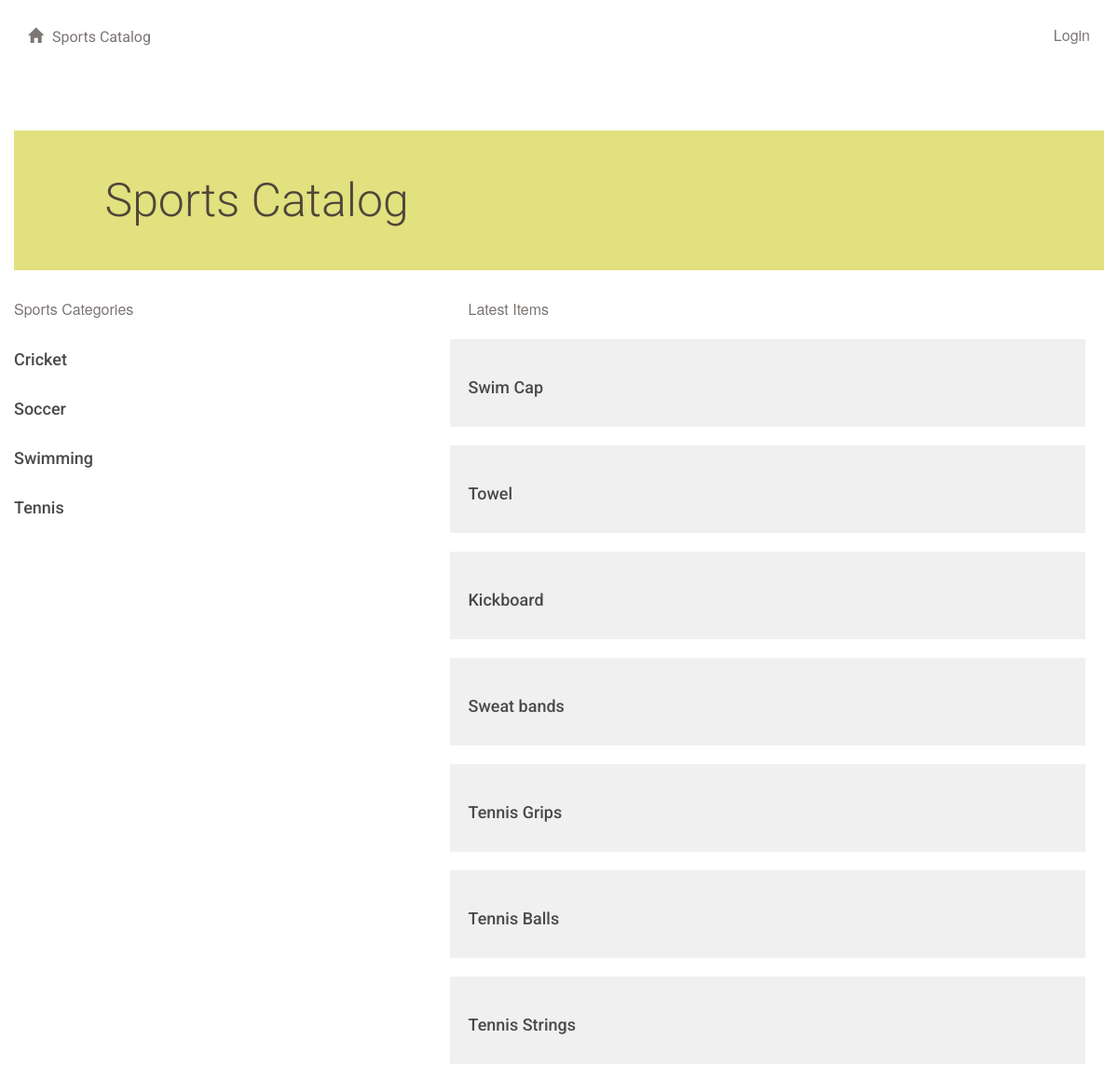
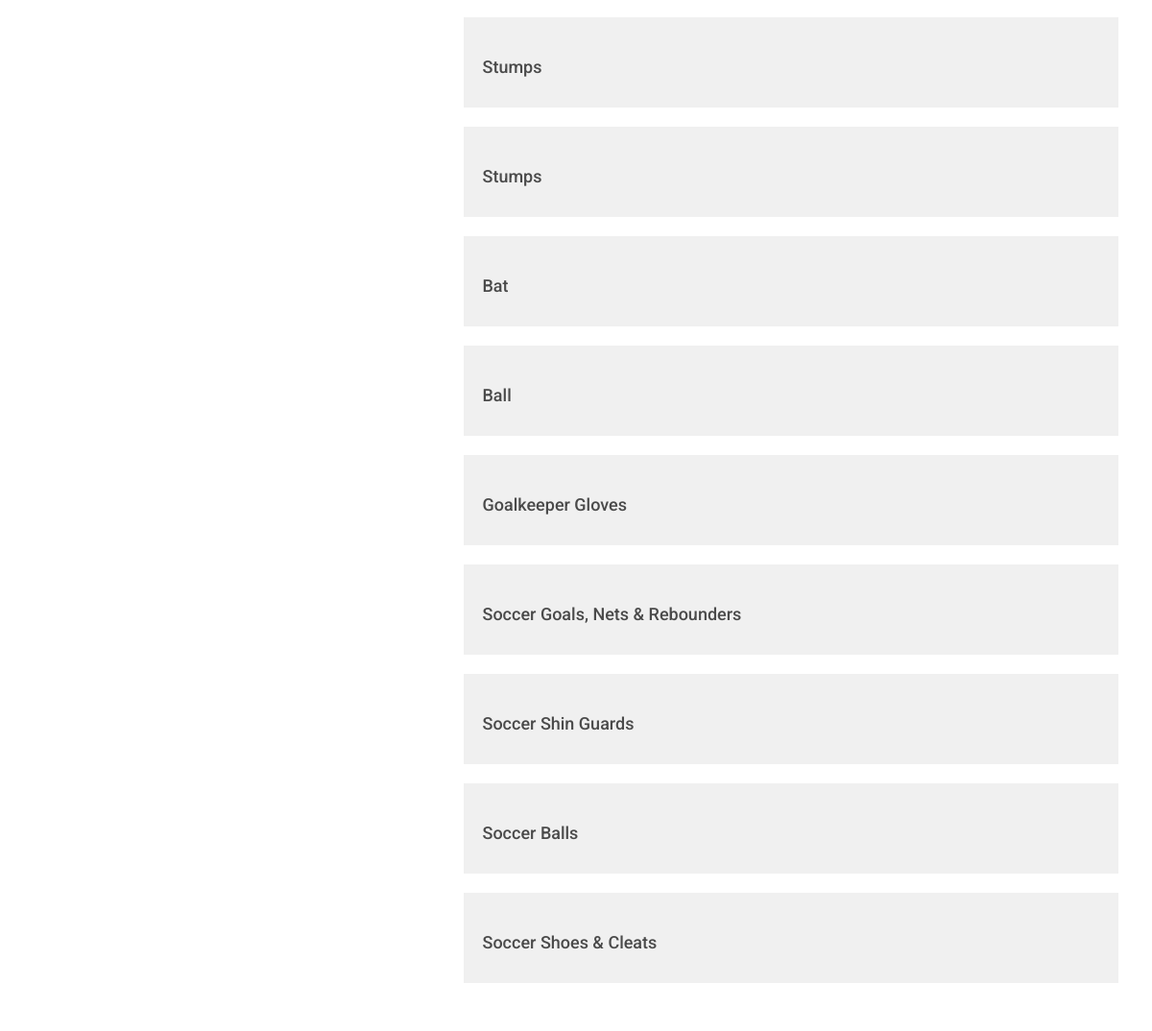
The page /sport/ on the database its author committed (2 pictures, top to bottom).
### database_setup.py (models this page shows, shortened)
class Sport(Base):
    __tablename__ = 'sport'
    id = Column(Integer, primary_key=True)
    name = Column(String(250), nullable=False)
    user_id = Column(Integer, ForeignKey('user.id'))
    user = relationship(User)

class MenuItem(Base):
    __tablename__ = 'menu_item'
    name =Column(String(80), nullable = False)
    id = Column(Integer, primary_key = True)
    description = Column(String(250))
    price = Column(String(8))
    sport_item = Column(String(250))
    sport_id = Column(Integer,ForeignKey('sport.id'))
    sport = relationship(Sport)
    user_id = Column(Integer, ForeignKey('user.id'))
    user = relationship(User)

### project.py (the view)
@app.route('/')
@app.route('/sport/')
def showSports():
    sport = session.query(Sport).order_by(asc(Sport.name))
    items = session.query(MenuItem).order_by(desc(MenuItem.id))
    return render_template('landing.html', sport=sport, items=items)

### templates/landing.html (shortened to what this page needs)
{% extends "main.html" %}
{% block content %}
{% include "header.html" %}
<div class="row top-menu">
  </div>
	<div class="row banner menu">
		<div class="col-md-1"></div>
		<div class="col-md-11 padding-none">
			<h1>Sports Catalog</h1>
		</div>
	</div>
<div class="row padding-top padding-bottom">
<div class="col-md-5 padding-none">
  <p>Sports Categories</p>
  {% for sp in sport %}
		<a href = "{{url_for('showMenu', sport_id = sp.id)}}">
			<div class="row">
					<div class="col-md-1">
						<h3>{{sp.name}}</h3>
					</div>
				<div class="col-md-1"></div>
			</div>
    </a>
  {% endfor %}
</div>
<div class="col-md-7 padding-none">
<p>Latest Items</p>
{% for item in items %}
			<div class="row menu-item">
				<div class="col-md-1"></div>
					<div class="col-md12">
						<h3>{{item.name}}</h3>
					</div>
				<div class="col-md-1"></div>
			</div>
  {% endfor %}
</div>
</div>
{% endblock %}

### static/styles.css (style rules this page uses)
* { font-family: "Helvetica Neue Bold", Roboto, Helvetica, Arial, sans-serif; font-weight: 700; }
h1 { font-family: "Helvetica Neue Light", Roboto, Helvetica, Arial, sans-serif; font-size: 50px; color: #51453B; line-height: 60px; font-weight: 300; }
h3 { font-size: 18px; color: #4A4A4A; line-height: 23px; }
p { font-family: "Helvetica Neue", Roboto, Helvetica, Arial, sans-serif; font-size: 16px; color: #7B7573; line-height: 24px; font-weight: 400; }
a { font-size: 14px; color: #0093B9; line-height: 17px; }
.padding-top { padding-top: 30px; }
.padding-bottom { padding-bottom: 30px; }
.padding-none { padding: 0; }
.top-menu { padding-top: 30px; padding-bottom: 30px; }
.banner.menu { height: 150px; background-color: #E1E17F; }
.banner h1 { margin: 45px 0; }
.menu-item { background: #F0F0F0; padding: 20px; margin: 20px; margin-left: -20px; }

### rows shown on the page
Sport: name "Cricket"
Sport: name "Soccer"
Sport: name "Swimming"
Sport: name "Tennis"
MenuItem: name "Swim Cap"
MenuItem: name "Towel"
MenuItem: name "Kickboard"
MenuItem: name "Sweat bands"
MenuItem: name "Tennis Grips"
MenuItem: name "Tennis Balls"
MenuItem: name "Tennis Strings"
MenuItem: name "Stumps"
MenuItem: name "Stumps"
MenuItem: name "Bat"
MenuItem: name "Ball"
MenuItem: name "Goalkeeper Gloves"
MenuItem: name "Soccer Goals, Nets & Rebounders"
MenuItem: name "Soccer Shin Guards"
MenuItem: name "Soccer Balls"
MenuItem: name "Soccer Shoes & Cleats"
